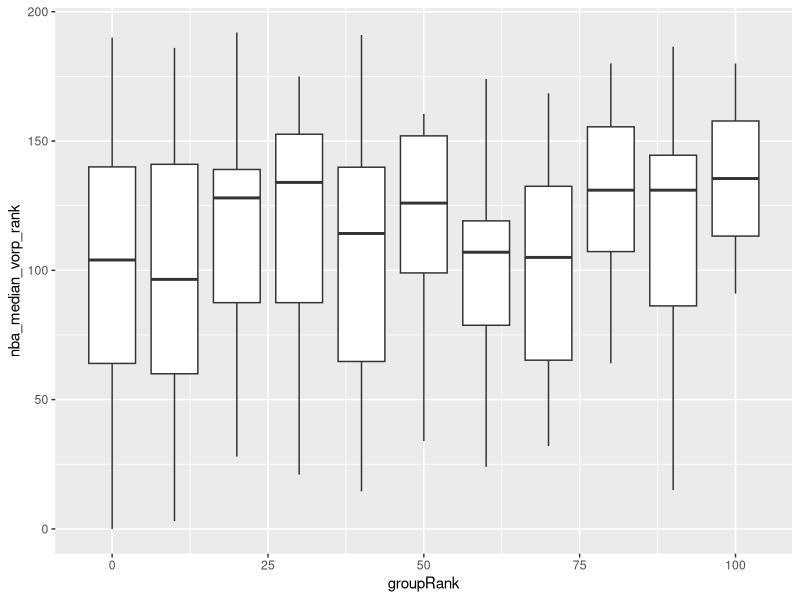
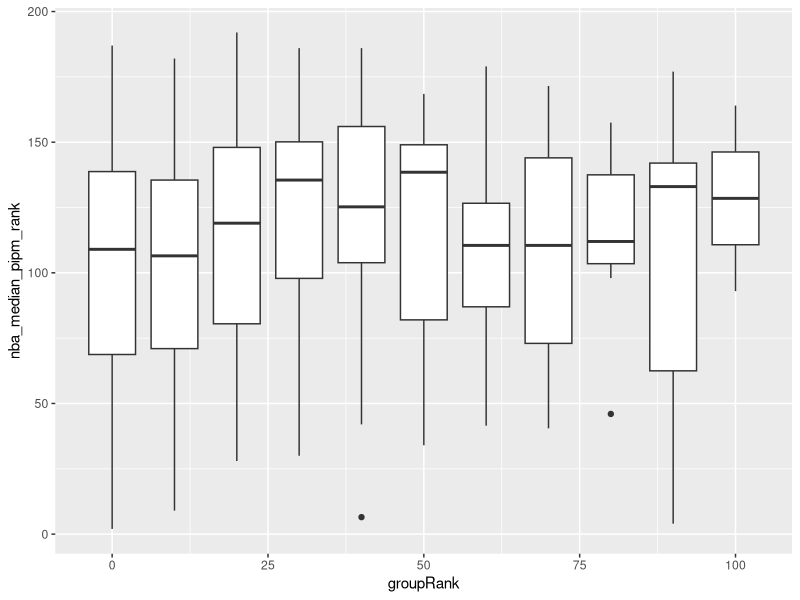

Source code (R) for these figures, in order: (Note: this script raises an error after producing the figures.)
## ---- chunk 1
knitr::opts_chunk$set(echo = TRUE)
## ---- chunk 2
library(tidyverse)
library(here)
## ---- chunk 3
draft <- read.csv("../output/draft.csv", header = TRUE, stringsAsFactors = FALSE)
overview <- read.csv("../output/overview.csv", header = TRUE, stringsAsFactors = FALSE)
allPlayers <- read.csv("../output/players.csv", header = TRUE, stringsAsFactors = FALSE)
seasons <- read.csv("../output/seasons.csv", header = TRUE, stringsAsFactors = FALSE)
## ---- chunk 4
players <- allPlayers %>% 
  filter((draft_year <= 2014 | is.na(draft_year)) & (recruit_year <= 2013 | is.na(recruit_year)))
## ---- chunk 5
top100 <- players %>% 
  filter(!is.na(recruit_year))

toNBA <- players %>% 
  filter(!is.na(draft_year)) %>% 
  filter(!is.na(recruit_year)) %>% 
  summarise(count = n()) %>% 
  mutate(percent = count / nrow(top100))

toNBA$percent
## ---- chunk 6
notTop <- players %>% 
  filter(is.na(recruit_year))

lowToNBA <- players %>% 
  filter(!is.na(draft_year)) %>% 
  filter(is.na(recruit_year)) %>% 
  summarise(count = n()) %>% 
  mutate(percent = count / nrow(notTop))

lowToNBA$percent
## ---- chunk 7
top100 %>% 
  filter(total_seasons >= 2) %>% 
  summarise(count = n()) %>% 
  mutate(percent = count/toNBA$count)
## ---- chunk 8
notTop %>% 
  filter(total_seasons >= 2) %>% 
  summarise(count = n()) %>% 
  mutate(percent = count/nrow(notTop))
## ---- chunk 9
notOnList <- players %>% 
  filter(is.na(recruit_year)) %>% 
  filter(total_seasons >= 2)

contract <- draft %>% 
  filter(link != "")
  

# what % of people drafted, that played more at least 1 season were not on Top 100 for high school?
nrow(notOnList) / nrow(players)
## ---- chunk 10
noContract <- allPlayers %>% 
  filter(!is.na(draft_year)) %>% 
  filter(link == "")
## ---- chunk 11
vorp <- top100 %>% 
  filter(total_seasons >= 2) %>% 
  mutate(groupRank = rank - (rank %% 10))

ggplot(vorp, aes(x = groupRank, y = nba_median_vorp_rank, group = groupRank)) + geom_boxplot()
## ---- chunk 12
ggplot(vorp, aes(x = groupRank, y = nba_median_pipm_rank, group = groupRank)) + geom_boxplot()
## ---- chunk 13
vorpGroups <- top100 %>% 
  filter(total_seasons >= 2) %>% 
  mutate(groupVorp = nba_median_vorp_rank - (nba_median_vorp_rank %% 25)) %>% 
  group_by(groupVorp) %>% 
  summarise(avgRank = median(rank),
            sd = sd(rank))
## ---- chunk 14
colleges <- players %>% 
  filter(!is.na(rank)) %>% 
  count(college, sort = TRUE) %>% 
  filter(college != "",
         n >= 20)
## ---- chunk 15
export <- players %>% 
  mutate(top = ifelse(is.na(recruit_year), 0, 1),
         smallMult = ifelse(college %in% colleges$college & !is.na(rank), 1, 0),
         nba_mean_vorp = round(nba_mean_vorp, 2),
         highSchool = case_when(
           # did they play beyond hs?
           college != "" | draft_year != "" ~ 1,
           TRUE ~ 0
         ),
         coll = case_when(
           # if they didn't make it past hs, they'll get an NA here
           highSchool == 0 ~ NA_real_,
           # if they skipped college, they'll get a 2 here
           draft_year == recruit_year ~ 2,
           # if they definitely played past hs and have a draft year, then they made it past college
           highSchool == 1 & draft_year != "" ~ 1,
           # otherwise they stopped in college
           TRUE ~ 0
         ),
         draft = case_when(
           # if they didn't make it past college, they'll get an NA here
           is.na(coll) | coll == 0 ~ NA_real_,
           # if they were drafted, did they have any valid seasons? 
           coll >= 1 & total_seasons > 0 ~ 1,
           # otherwise, they didn't make it past being drafted
           TRUE ~ 0
         ),
         rookie = case_when(
           # if they didn't make it past the draft, they'll get an NA here
           is.na(draft) | draft == 0 ~ NA_real_,
           # did they make it past the first 2 years? 
           draft == 1 & total_seasons >= 2 ~ 1,
           # otherwise, they didn't make it past their rookie contract
           TRUE ~ 0
         ),
         success = case_when(
           # if they didn't make it past their rookie year, they'll get an NA here
           is.na(rookie) | rookie == 0 ~ NA_character_,
           # if they made it this far, how good are they (based on avg. vorp score?)
           # allstars
           nba_mean_vorp >= 4 ~ "allstar",
           # great players
           between(nba_mean_vorp, 2, 4) ~ "great",
           # good players
           between(nba_mean_vorp, -0.5, 2) ~ "good",
           # bad players
           (rookie == 1 & is.na(nba_mean_vorp)) | nba_mean_vorp <= -0.5  ~ "bad",
           TRUE ~ NA_character_
         )) %>% 
  select(c(name, college, smallMult, rank, draft_year, draft_rd, draft_pk, recruit_year, nba_mean_vorp, top, highSchool, coll, draft, rookie, success))  %>% 
  mutate(val = 1) %>% 
  spread(success, val, fill = NA_real_) %>% 
  select(-"<NA>") %>% 
  mutate(highest = case_when(
           !is.na(rank) & highSchool == 0 ~ "highSchool",
           coll == 0 ~ "college",
           draft == 0 ~ "draft",
           rookie == 0 ~ "rookie",
           bad > 0 ~ "bad",
           good > 0 ~ "good",
           great > 0 ~ "great",
           allstar > 0 ~ "allstar",
           TRUE ~ "other"
         ))

write.csv(export, here::here("processed_data", "playerPaths.csv"), row.names = FALSE, na = "")
## ---- chunk 16
colleges <- players %>% 
  count(college, sort = TRUE) %>% 
  filter(college != "",
         n >= 20)
